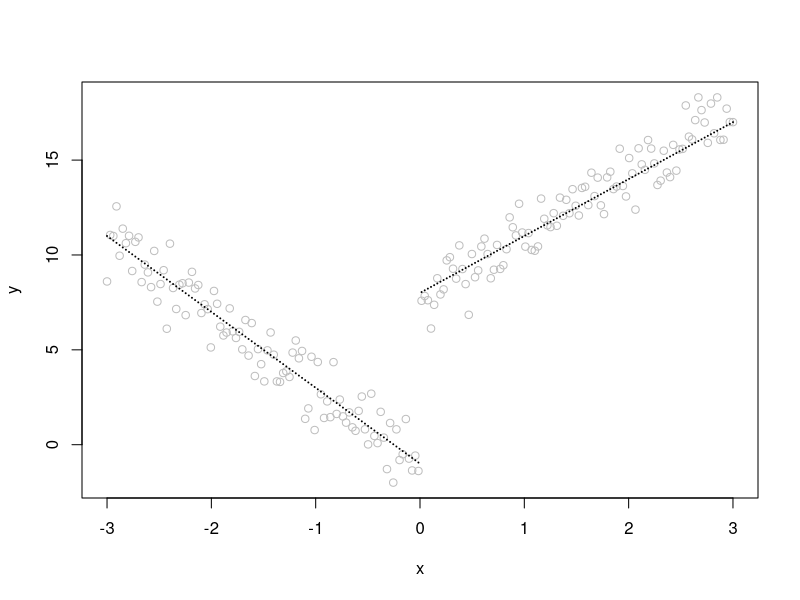
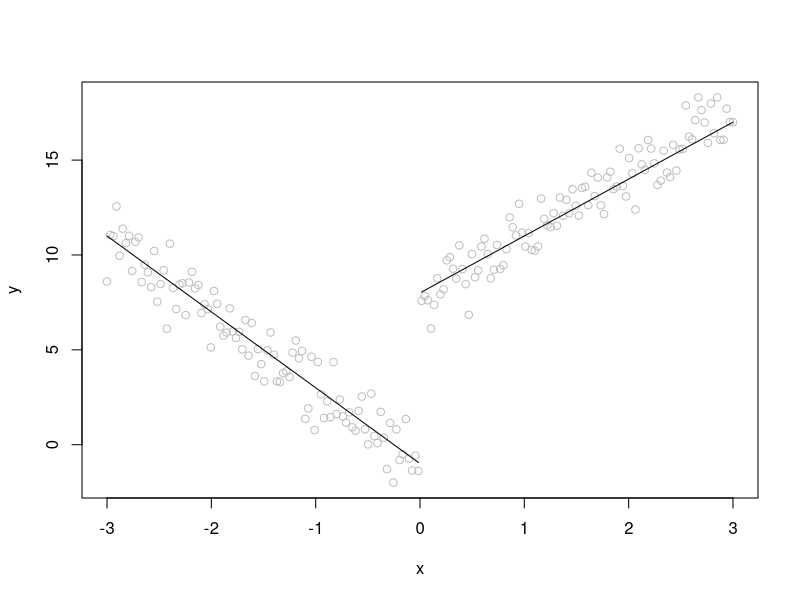
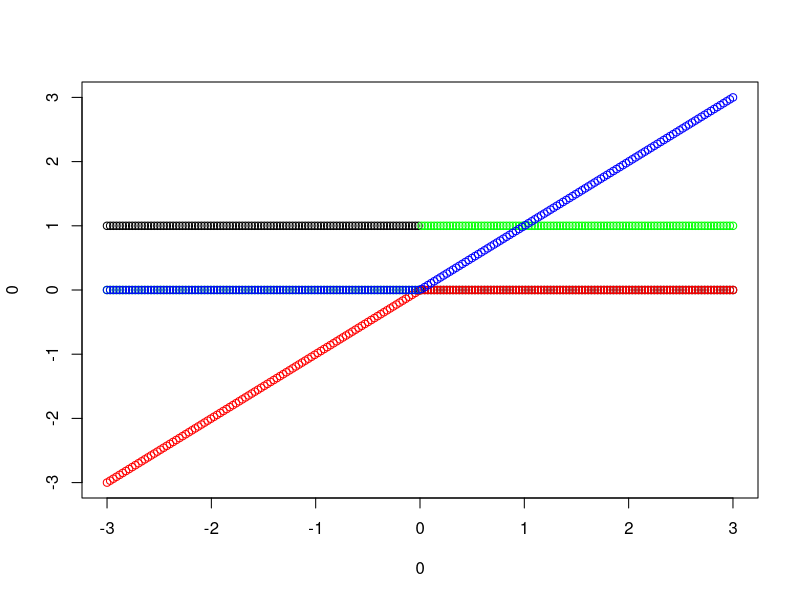
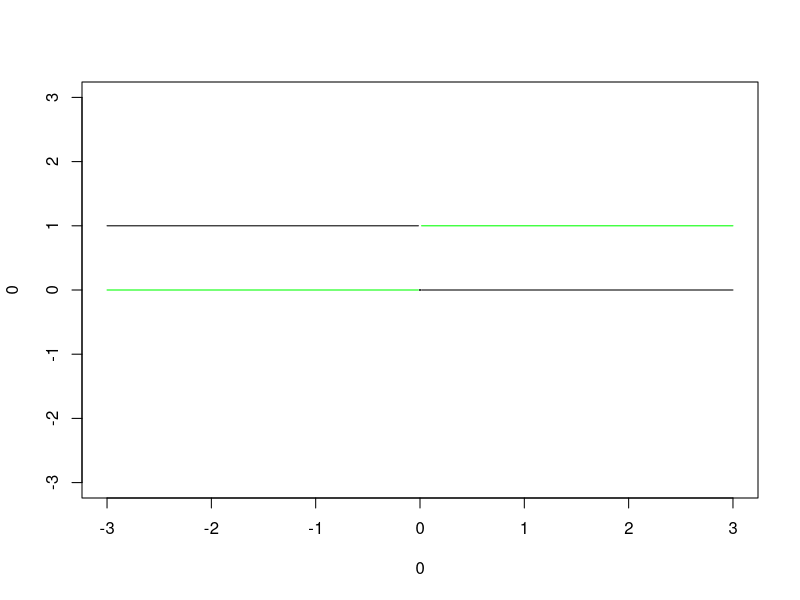
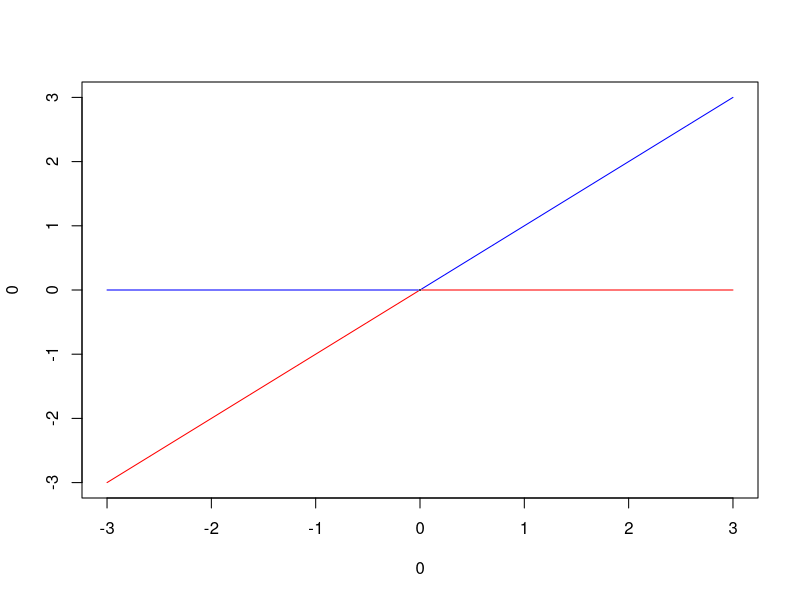
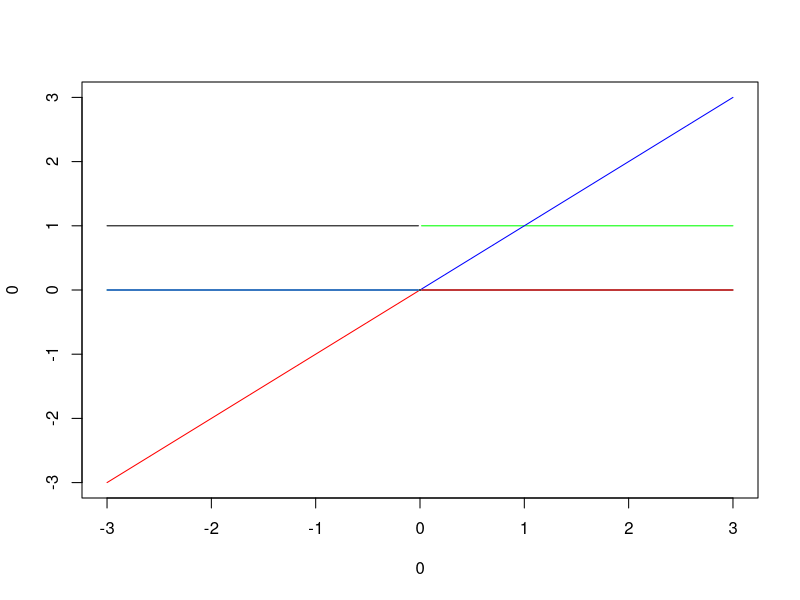
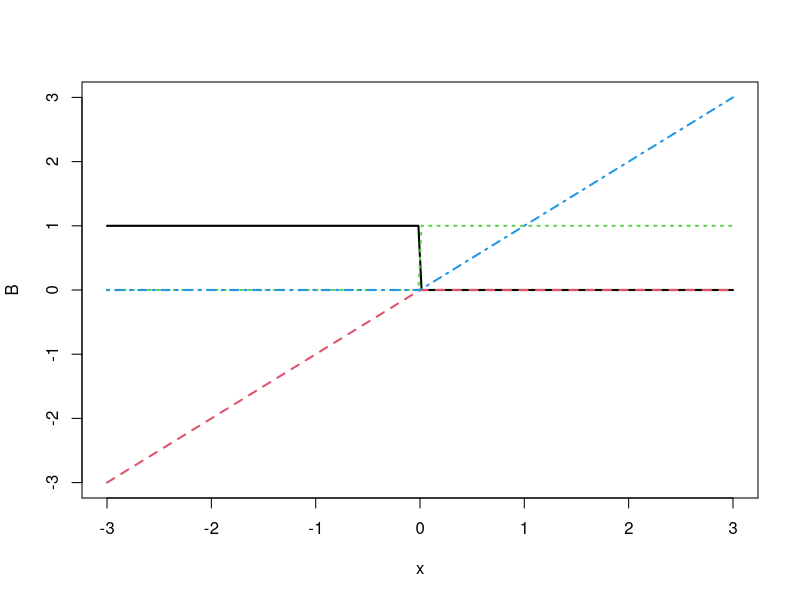
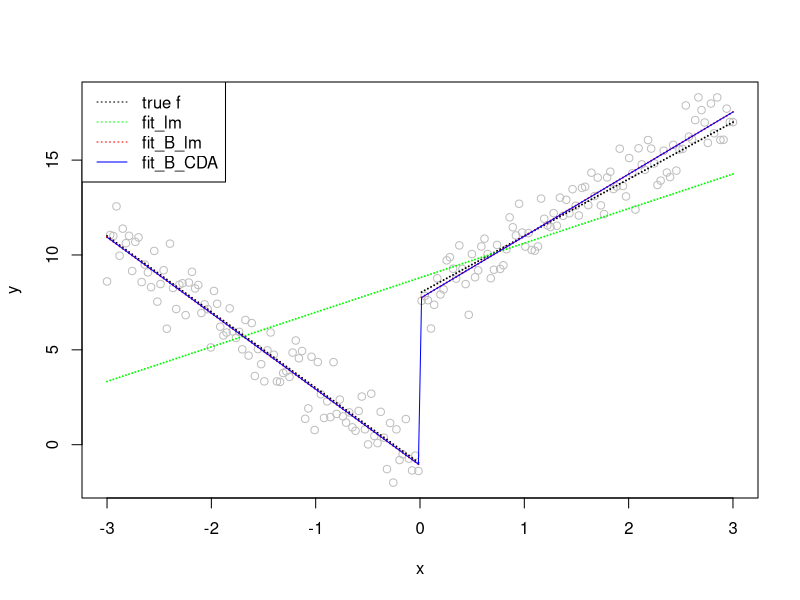

Source code (R) for these figures, in order:
### 3주차 

### R실습 1 : 불연속 1차 조각다항식을 보통 기저함수로 적합
rm(list = ls())

## 함수 만들기
my_function = function(x)
{  
  f = NULL
  for(i in 1:length(x))
  {
    if(x[i] < 0)
      f[i] = -1 - 4 * x[i]
    else
      f[i] = 8 + 3 * x[i]
  }
  return(f)
}

## 데이터 만들기
n = 200
x = seq(-3, 3, length = n)
f = my_function(x) # 함수 f 표시
y = f + rnorm(n) # 데이터 생성

## 그래프 그리기
# 방법1 : f가 불연속이라 점으로 표현
plot(x, y, col = "gray") # 데이터 좌표 표시
points(x, f, cex = 0.1) # 함수 그리기
# 방법 : f가 불연속이라 선으로 그리려면 구간을 나눠야 함
plot(x, y, col = "gray") # 데이터 좌표 표시
lines(x[x<0], f[x<0], cex = 0.1) # 함수 그리기
lines(x[x>0], f[x>0], cex = 0.1) # 함수 그리기

## 1차 조각다항식 기저함수 생성
B = matrix(0, n, 4) # 0으로 초기화한 n*4 기저행렬 생성 
B[, 1][x < 0] = 1
B[, 2][x < 0] = x[x < 0]
B[, 3][x >= 0] = 1
B[, 4][x >= 0] = x[x >= 0]

## 기저함수 그래프에 표시
# 방법1 : 점으로 그리기
plot(0, 0, xlim = c(-3,3), ylim = c(-3, 3))
points(x, B[, 1], col = "black")
points(x, B[, 2], col = "red")
points(x, B[, 3], col = "green")
points(x, B[, 4], col = "blue")
# 방법2 : 구간별로 선으로 그리기
plot(0, 0, xlim = c(-3,3), ylim = c(-3, 3), cex=0.01)
lines(x[x<0], B[, 1][x<0], col = "black")
lines(x[x>=0], B[, 1][x>=0], col = "black")
lines(x[x<0], B[, 3][x<0], col = "green")
lines(x[x>=0], B[, 3][x>=0], col = "green")
plot(0, 0, xlim = c(-3,3), ylim = c(-3, 3), cex=0.01)
lines(x[x<0], B[, 2][x<0], col = "red")
lines(x[x>=0], B[, 2][x>=0], col = "red")
lines(x[x<0], B[, 4][x<0], col = "blue")
lines(x[x>=0], B[, 4][x>=0], col = "blue")
plot(0, 0, xlim = c(-3,3), ylim = c(-3, 3), cex=0.01)
lines(x[x<0], B[, 1][x<0], col = "black")
lines(x[x>=0], B[, 1][x>=0], col = "black")
lines(x[x<0], B[, 2][x<0], col = "red")
lines(x[x>=0], B[, 2][x>=0], col = "red")
lines(x[x<0], B[, 3][x<0], col = "green")
lines(x[x>=0], B[, 3][x>=0], col = "green")
lines(x[x<0], B[, 4][x<0], col = "blue")
lines(x[x>=0], B[, 4][x>=0], col = "blue")
# 방법3 : matplot() 함수 사용하여 그리기
matplot(x, B, type= "l", lwd = 2) # 선 타입과 색상 등을 다르게 표현해준다.

## 적합하기
# lm() 함수를 이용한 적합
fit_lm = lm(y ~ x)
summary(fit_lm)
# 직접 만든 기저 함수(행렬)를 이용한 적합
fit_B = lm(y ~ B - 1) # y 절편은 기저함수를 통해 표시 했으므로 빼야해서 -1을 한다.
summary(fit_B) # 적합한 결과(각 기저 함수의 절편을 보기 위해)
## CDA 함수를 구현하여 적합하기
CDA = function(x, y, epsilon = 10^(-5), max = 10000)
{
  B = matrix(0, n, 4) # 0으로 초기화한 n*4 기저행렬 생성 
  B[, 1][x < 0] = 1
  B[, 2][x < 0] = x[x < 0]
  B[, 3][x >= 0] = 1
  B[, 4][x >= 0] = x[x >= 0]
  beta = c(0, 0, 0, 0) # 초기 bete값 생성
  residual = y # 가능
  R_beta_old = Inf # 점점 작아질 예정이므로 초기값은 무한대로 설정
  
  for(r in 1:max) # stopping rule에 해당될 때까지 반복하기 위해 max로 설정
  {
    for(j in 1:4) # 1차 방정식의 기저가 2개 이므로[ B1() = 1, B2() = x ] j는 2까지 반복
    {
      partial_residual = residual + beta[j] * B[, j] # 부분잔차 계산, y_ij(r)
      beta[j] = sum(partial_residual * B[, j]) / sum(B[, j]^2)
      residual = partial_residual - beta[j] * B[, j]
    }
    
    # stopping rule
    R_beta = 0.5 * sum( (y - B %*% beta)^2 ) # 잔차 = y - B * 베타
    
    if(abs(R_beta - R_beta_old) < epsilon)
      break
    else
      R_beta_old = R_beta
  }
  cat(c("number of iterations = ", r, "\n"))
  return(beta)  
}
fit_CDA = CDA(x, y, epsilon = 1e-10)
fit_CDA

## 적합한 직선을 그래프에 표현
plot(x, y, col = "gray") # 데이터 표현
points(x, f, col = "black", cex = 0.1) # 실제 함수 표현
points(x, fit_lm$fitted.values, col = "green", cex = 0.1) # lm() 함수로 적합한 선
points(x, fit_B$fitted.values, col = "red", cex = 0.1) # 1차 조각다항식 기저함수로 적합한 선
lines(x, B %*% fit_CDA, col = "blue", cex = 0.1) # CDA로 적합한 선
legend("topleft", legend = c("true f", "fit_lm", "fit_B_lm", "fit_B_CDA")
                , col = c("black", "green", "red", "blue")
                , lty = c(3,3,3,1))




### R실습 2 : 2차함수를 절단(함수) 기저함수로 적합
rm(list = ls())

## 데이터 생성
n = 100
x = seq(0.01, 1, length = n)
f = 10 - 15 * (x - 0.5)^2 # 실제 함수(연속된 1차 조각다항식)
y = f + rnorm(n) # 데이터 생성

## 그래프에 데이터 및 함수 표시 
plot(x, y, col = "gray")
lines(x, f)

## 절단함수를 이용한 1차 조각다항식 기저함수 생성
B = matrix(0, n, 3) # 0으로 초기화한 n*3 행렬 생성
B[, 1] = 1 # 전범위에 영향을 미침
B[, 2] = x # 전범위에 영향을 미침
B[, 3][x >= 0.5] = x[x >= 0.5] - 0.5 # 부분(x>=0.5)에만 영향을 미침

## 그래프에 기저함수 표기
matplot(x, B, type = "l", lwd = 2, ylim = c(-0.25, 1.25), xlim = c(-0.25, 1.25))
abline(h=0, v=0)

## 회귀적합
# 1차 lm() 함수를 적합
fit_lm_1 = lm(y ~ x)
summary(fit_lm_1)
# 2차 lm() 함수를 적합
fit_lm_2 = lm(y ~ cbind(x,x^2))
summary(fit_lm_2)
# 절단함수를 이용한 기저함수로 적합
fit_B = lm(y ~ B - 1) # y 절편은 기저함수를 통해 표시 했으므로 빼야해서 -1을 한다.
summary(fit_B)

## 그래프에 적합한 회귀직선을 표현
plot(x, y, col = "gray")
lines(x, f)
lines(x, fit_lm_1$fitted.values, col = "red")
lines(x, fit_B$fitted.values, col = "blue")
points(x, fit_lm_2$fitted.values, cex=0.2, col = "black")
legend("topright", legend = c("true f", "fit_lm_1", "fit_B", "fit_lm_2")
                 , col = c("black", "red", "blue", "pink")
                 , lty = c(1,1,1,3))



### R실습 3 : cos함수와 데이터 생성
rm(list = ls())
## 데이터 생성
n = 200
x = seq(-2, 2, length = n) # length를 붙여야지 길이로 인식
f = cos(pi * x)
e = rnorm(n, 0, sd = 0.3)
y = f + e
## 그래프에 생성한 데이터 및 함수 그리기
plot(x, y, col="gray")
lines(x, f)



### R실습 4 : 매듭점이 (-1,0,1)인 1차 스플라인 함수의 기저함수 생성 
## 기존의 방법을 이용한 기저함수 생성
B1 = matrix(0, n, 5)
B1[,1] = 1
B1[,2] = x
B1[,3][x >= -1] = x[x >= -1] + 1 
B1[,4][x >= 0] = x[x >= 0]
B1[,5][x >= 1] = x[x >= 1] - 1
matplot(x, B1, type="l", lwd=2)
legend("topleft", legend = c("1", "x", "(x+1)_+", "(x)_+", "(x-1)_+")
       , lty = c(1,2,3,4,5)
       , lwd = c(2,2,2,2,2)
       , col = c("black","red","green","blue","skyblue"))

## 절단함수를 만들어서 기저함수 생성
plus = function(x)
{
  plus_x = x
  plus_x[plus_x < 0] = 0
  return(plus_x)
}
B2 = cbind(1, x, plus(x + 1), plus(x), plus(x - 1))
matplot(x, B2, type="l", lwd=2)
legend("topleft", legend = c("1", "x", "(x+1)_+", "(x)_+", "(x-1)_+")
       , lty = c(1,2,3,4,5)
       , lwd = c(2,2,2,2,2)
       , col = c("black","red","green","blue","skyblue"))



### R실습 5 : 만들어진 기저함수를 통해 데이터에 적합 
## B1 기저함수를 통한 적합
fit_B1 = lm(y ~ B1 - 1) # y안에서 인터셉터가 1로 설정이 되어있기 때문에 1을 빼준다.
fit_B1$coefficients
# 1번째 B1는 1번째 직선의 y절편 값
# 2번째 B2는 1번째 직선의 기울기
# 3번째 B3는 1번째 직선의 기울기에서 2번째 직선의 기울기까지의 변화량
# 4번째 B4는 2번째 직선의 기울기에서 3번째 직선의 기울기까지의 변화량
# 5번째 B5는 3번째 직선의 기울기에서 4번째 직선의 기울기까지의 변화량
## 적합한 회귀직선을 그래프에 표현
plot(x, y, col="gray")
lines(x, f, type="l", lwd=2) # 실제 f 함수
lines(x, fit_B1$fitted.values, col="blue") # 기저함수로 적합
legend("bottomright", legend = c("f_real", "f_linear_B1")
       , lty = c(1,1)
       , lwd = c(2,2)
       , col = c("black","blue"))

## B2 기저함수를 통한 적합
fit_B2 = lm(y ~ B2 - 1) # y안에서 인터셉터가 1로 설정이 되어있기 때문에 1을 빼준다.
fit_B2$coefficients
# 1번째 B는 1번째 직선의 y절편 값
# 2번째 Bx는 1번째 직선의 기울기
# 3번째 B는 1번째 직선의 기울기에서 2번째 직선의 기울기까지의 변화량
# 4번째 B는 2번째 직선의 기울기에서 3번째 직선의 기울기까지의 변화량
# 5번째 B는 3번째 직선의 기울기에서 4번째 직선의 기울기까지의 변화량
## 적합한 회귀직선을 그래프에 표현
plot(x, y, col="gray")
lines(x, f, type="l", lwd=2) # 실제 f 함수
lines(x, fit_B2$fitted.values, col="red") # 기저함수로 적합
legend("bottomright", legend = c("f_real", "f_linear_B2")
       , lty = c(1,1)
       , lwd = c(2,2)
       , col = c("black","red"))

## 적합한 회귀직선 2개를 그래프에 표현
plot(x, y, col="gray")
lines(x, f, type="l", lwd=2) # 실제 f 함수
points(x, fit_B1$fitted.values, cex=0.5,  col="blue") # 기저함수로 적합
lines(x, fit_B2$fitted.values, col="red") # 기저함수로 적합
legend("bottomright", legend = c("f_real", "f_linear_B1", "f_linear_B2")
       , lty = c(1,3,1)
       , lwd = c(2,2,2)
       , col = c("black","blue","red"))



### R실습 6: cubic spline(3차) 조각다항식을 이용하여 적합
rm(list = ls())
## 데이터 생성
n = 200
x = seq(-2, 2, length = n)
f = cos(pi * x)
e = rnorm(n, 0, sd=0.3)
y = f + e
## 그래프에 생성한 데이터 및 함수 그리기
plot(x , y, col="gray")
lines(x, f, lwd = 2)
## 기저 함수를 만들기 위한 절단 함수 생성
plus = function(x)
{
  plus_x = x
  plus_x[plus_x < 0] = 0
  return(plus_x)
}
## 기저함수 생성
# 매듭점은 -1, 0, 1 총 3개로 설정한다.
# 총 기저 함수는 7개가 필요하다( 3 + 1 + 3)
B = cbind(1, x, x^2, x^3, plus(x+1)^3, plus(x)^3, plus(x-1)^3) # P차 이므로 plus에 ^p을 꼭 해야한다.
matplot(x, B, type="l", lwd=2)
legend("topleft", legend = c("1", "x", "x^2", "x^3", "{(x+1)_+}^3", "{(x)_+}^3", "{(x-1)_+}^3")
       , lty = c(1,2,3,4,5,1,2)
       , lwd = c(2,2,2,2,2,2,2)
       , col = c("black","red","green","blue","skyblue","purple","black"))
# 기본 기저 함수(3+1개)
matplot(x, B[, 1:4], type="l", lwd=2)
legend("topleft", legend = c("1", "x", "x^2", "x^3")
       , lty = c(1,2,3,4)
       , lwd = c(2,2,2,2)
       , col = c("black","red","green","purple"))
# 스플라인 기저 함수(3개)
matplot(x, B[, 5:7], type="l", lwd=2)
legend("topleft", legend = c("{(x+1)_+}^3", "{(x)_+}^3", "{(x-1)_+}^3")
       , lty = c(1,2,3)
       , lwd = c(2,2,2)
       , col = c("black","red","green"))
## 생성한 기저함수를 이용하여 적합
fit_B1 = lm(y ~ B - 1)
fit_B1$coefficients
# 1번째 B는 1번째 직선의 y절편 값
# 2번째 Bx는 1번째 직선의 기울기
# 3번째 B는 1번째 직선의 기울기에서 2번째 직선의 기울기까지의 변화량
# 4번째 B는 2번째 직선의 기울기에서 3번째 직선의 기울기까지의 변화량
# 5번째 B는 3번째 직선의 기울기에서 4번째 직선의 기울기까지의 변화량
# 6번째 ...
# 7번째 ...
## 적합한 회귀직선을 그래프에 표기
plot(x, y, col="gray")
lines(x, f, lwd=2)
lines(x, fit_B1$fitted.values, col="blue")
legend("bottomright", legend = c("f_real", "f_linear_B")
       , lty = c(1,1)
       , lwd = c(2,2)
       , col = c("black","blue"))



### R실습 7 : 또 다른 매듭점을 설정하여 cubic spline(3차) 조각다항식 적합
## 기저함수 생성
# 매듭점은 -1.5, 0, 1.5 총 3개로 설정한다.
# 총 기저 함수는 7개가 필요하다( 3 + 1 + 3)
B2 = cbind(1, x, x^2, x^3, plus(x+1.5)^3, plus(x)^3, plus(x-1.5)^3) # P차 이므로 plus에 ^p을 꼭 해야한다.
matplot(x, B2, type="l", lwd=2)
legend("topleft", legend = c("1", "x", "x^2", "x^3", "{(x+1.5)_+}^3", "{(x)_+}^3", "{(x-1.5)_+}^3")
       , lty = c(1,2,3,4,5,1,2)
       , lwd = c(2,2,2,2,2,2,2)
       , col = c("black","red","green","blue","skyblue","purple","black"))
# 기본 기저 함수(3+1개) 
matplot(x, B2[, 1:4], type="l", lwd=2)
legend("topleft", legend = c("1", "x", "x^2", "x^3")
       , lty = c(1,2,3,4)
       , lwd = c(2,2,2,2)
       , col = c("black","red","green","purple"))
# 스플라인 기저 함수(3개)
matplot(x, B2[, 5:7], type="l", lwd=2)
legend("topleft", legend = c("{(x+1.5)_+}^3", "{(x)_+}^3", "{(x-1.5)_+}^3")
       , lty = c(1,2,3)
       , lwd = c(2,2,2)
       , col = c("black","red","green"))
## 새롭게 생성한 기저함수를 이용하여 적합
fit_B2 = lm(y ~ B2 - 1)
fit_B2$coefficients
## 적합한 회귀직선을 그래프에 표기
plot(x, y, col="gray")
lines(x, f, lwd=2)
lines(x, fit_B1$fitted.values, col="blue", lwd=2)
lines(x, fit_B2$fitted.values, col="red", lwd=2) # 매듭점을 잘못 설정하면 적합이 이상하게 된다.
legend("bottomright", legend = c("f_real", "f_linear_B","f_err_linear_B")
       , lty = c(1,1,1)
       , lwd = c(2,2,2)
       , col = c("black","blue","red"))

